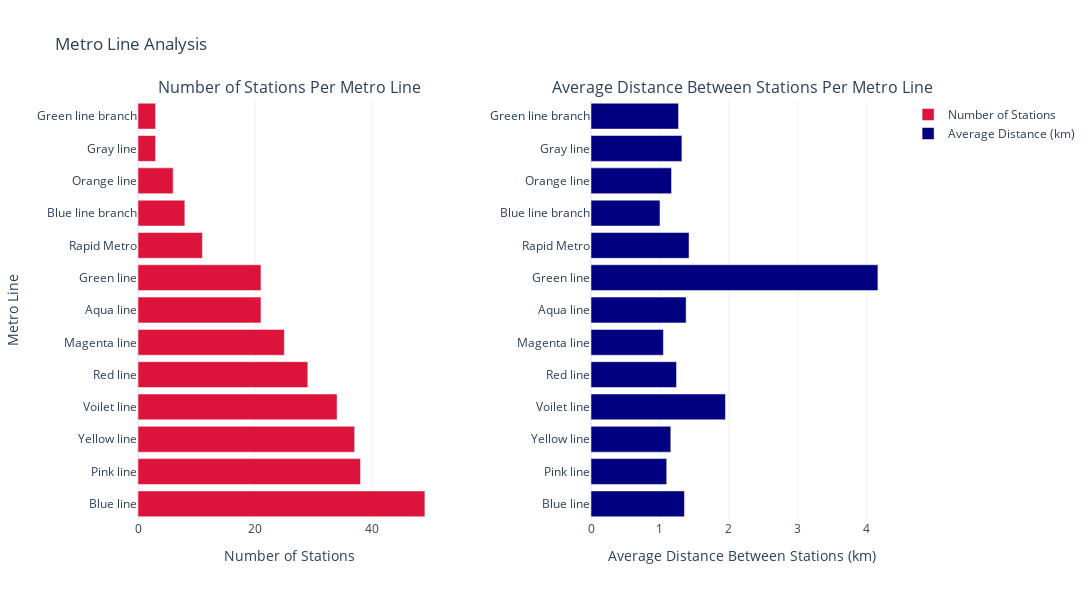

Notebook source saved alongside this figure:
### Code cell
# creating subplots
fig = make_subplots(rows=1, cols=2, subplot_titles=('Number of Stations Per Metro Line',
                                                    'Average Distance Between Stations Per Metro Line'),
                    horizontal_spacing=0.2)

# plot for Number of Stations per Line
fig.add_trace(
    go.Bar(y=line_analysis['Line'], x=line_analysis['Number of Stations'],
           orientation='h', name='Number of Stations', marker_color='crimson'),
    row=1, col=1
)

# plot for Average Distance Between Stations
fig.add_trace(
    go.Bar(y=line_analysis['Line'], x=line_analysis['Average Distance Between Stations (km)'],
           orientation='h', name='Average Distance (km)', marker_color='navy'),
    row=1, col=2
)

# update xaxis properties
fig.update_xaxes(title_text="Number of Stations", row=1, col=1)
fig.update_xaxes(title_text="Average Distance Between Stations (km)", row=1, col=2)

# update yaxis properties
fig.update_yaxes(title_text="Metro Line", row=1, col=1)
fig.update_yaxes(title_text="", row=1, col=2)

# update layout
fig.update_layout(height=600, width=1200, title_text="Metro Line Analysis", template="plotly_white")

fig.show()

### Figure 1 — Plotly figure (JSON) as saved in the notebook; plotly's stock layout.template omitted (floating-point values rounded to 4 significant figures)
{"data": [{"marker": {"color": "crimson"}, "name": "Number of Stations", "orientation": "h", "type": "bar", "x": [49, 38, 37, 34, 29, 25, 21, 21, 11, 8, 6, 3, 3], "xaxis": "x", "y": ["Blue line", "Pink line", "Yellow line", "Voilet line", "Red line", "Magenta line", "Aqua line", "Green line", "Rapid Metro", "Blue line branch", "Orange line", "Gray line", "Green line branch"], "yaxis": "y"}, {"marker": {"color": "navy"}, "name": "Average Distance (km)", "orientation": "h", "type": "bar", "x": [1.355, 1.098, 1.157, 1.95, 1.24, 1.05, 1.379, 4.16, 1.422, 1, 1.168, 1.318, 1.269], "xaxis": "x2", "y": ["Blue line", "Pink line", "Yellow line", "Voilet line", "Red line", "Magenta line", "Aqua line", "Green line", "Rapid Metro", "Blue line branch", "Orange line", "Gray line", "Green line branch"], "yaxis": "y2"}], "layout": {"annotations": [{"font": {"size": 16}, "showarrow": false, "text": "Number of Stations Per Metro Line", "x": 0.2, "xanchor": "center", "xref": "paper", "y": 1, "yanchor": "bottom", "yref": "paper"}, {"font": {"size": 16}, "showarrow": false, "text": "Average Distance Between Stations Per Metro Line", "x": 0.8, "xanchor": "center", "xref": "paper", "y": 1, "yanchor": "bottom", "yref": "paper"}], "height": 600, "title": {"text": "Metro Line Analysis"}, "width": 1200, "xaxis": {"anchor": "y", "domain": [0, 0.4], "title": {"text": "Number of Stations"}}, "xaxis2": {"anchor": "y2", "domain": [0.6, 1], "title": {"text": "Average Distance Between Stations (km)"}}, "yaxis": {"anchor": "x", "domain": [0, 1], "title": {"text": "Metro Line"}}, "yaxis2": {"anchor": "x2", "domain": [0, 1], "title": {"text": ""}}}}
